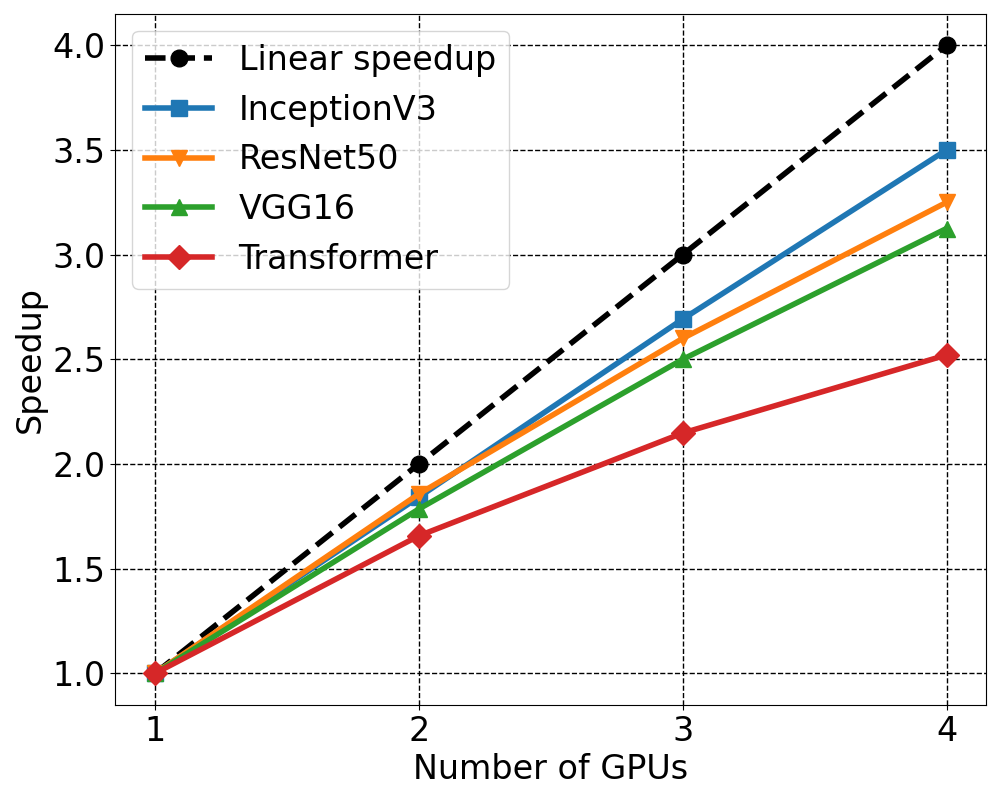

Write Python code to recreate this figure.
import matplotlib.pyplot as plt


parallelism = [1, 2, 3, 4]

vgg = [1, 1.785, 2.5, 3.125]
resnet = [1, 1.857, 2.6, 3.25]
incv3 = [1, 1.842, 2.692, 3.5]
transformer = [1, 1.657, 2.148, 2.521]
ideal = [1, 2, 3, 4]

font_size = 24
linewidth = 4
markersize = 12
figure = plt.figure(figsize=(10, 8))
ax = figure.gca()
ax.xaxis.set_major_locator(MaxNLocator(integer=True))
# plt.title('title', fontsize=font_size)
plt.xlabel('Number of GPUs', fontsize=font_size)
plt.ylabel('Speedup', fontsize=font_size)


# plt.plot(parallelism, ideal, 'o-', color = 'k', label="linear speedup", linestyle='dashed')
# plt.plot(parallelism, incv3, 's-', color = 'r', label="InceptionV3")
# plt.plot(parallelism, resnet, 'v-', color = 'g', label="ResNet50")
# plt.plot(parallelism, vgg, '^-', color = 'b', label="VGG16")
# plt.plot(parallelism, transformer, 'D-', color = 'c', label="Transformer")

plt.plot(parallelism, ideal, 'o-', color = 'k', label="Linear speedup", linestyle='dashed', linewidth=linewidth, markersize=markersize)
# plt.plot(parallelism, ideal, 'o-', color = 'k', label="linear speedup", linestyle='dashed')
plt.plot(parallelism, incv3, 's-', label="InceptionV3", linewidth=linewidth, markersize=markersize)
plt.plot(parallelism, resnet, 'v-', label="ResNet50", linewidth=linewidth, markersize=markersize)
plt.plot(parallelism, vgg, '^-', label="VGG16", linewidth=linewidth, markersize=markersize)
plt.plot(parallelism, transformer, 'D-', label="Transformer", linewidth=linewidth, markersize=markersize)



plt.legend(fontsize=font_size)
plt.xticks(fontsize=font_size)
plt.yticks(fontsize=font_size)
plt.grid(color='k', linestyle='--', linewidth=1)
figure.tight_layout(pad=1.0)
plt.savefig('speedup.png')